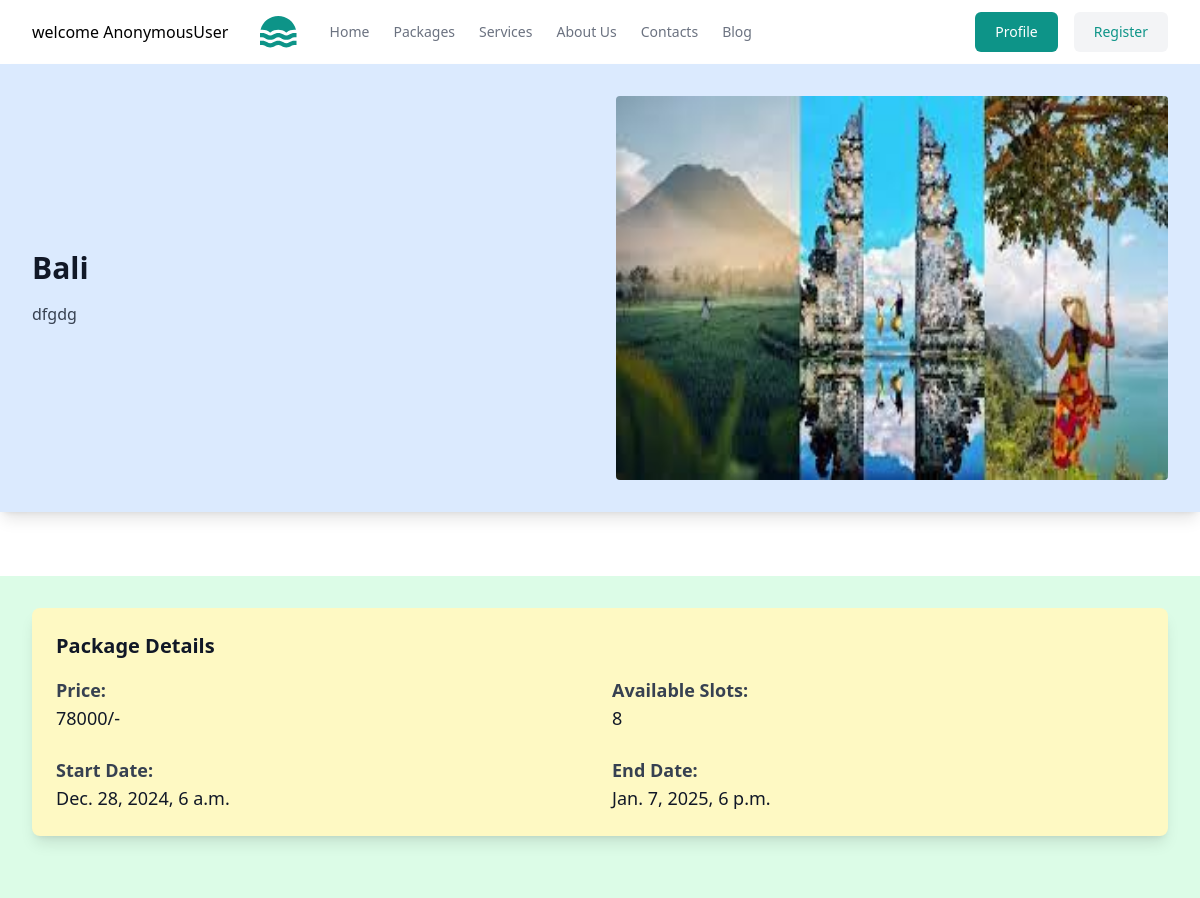
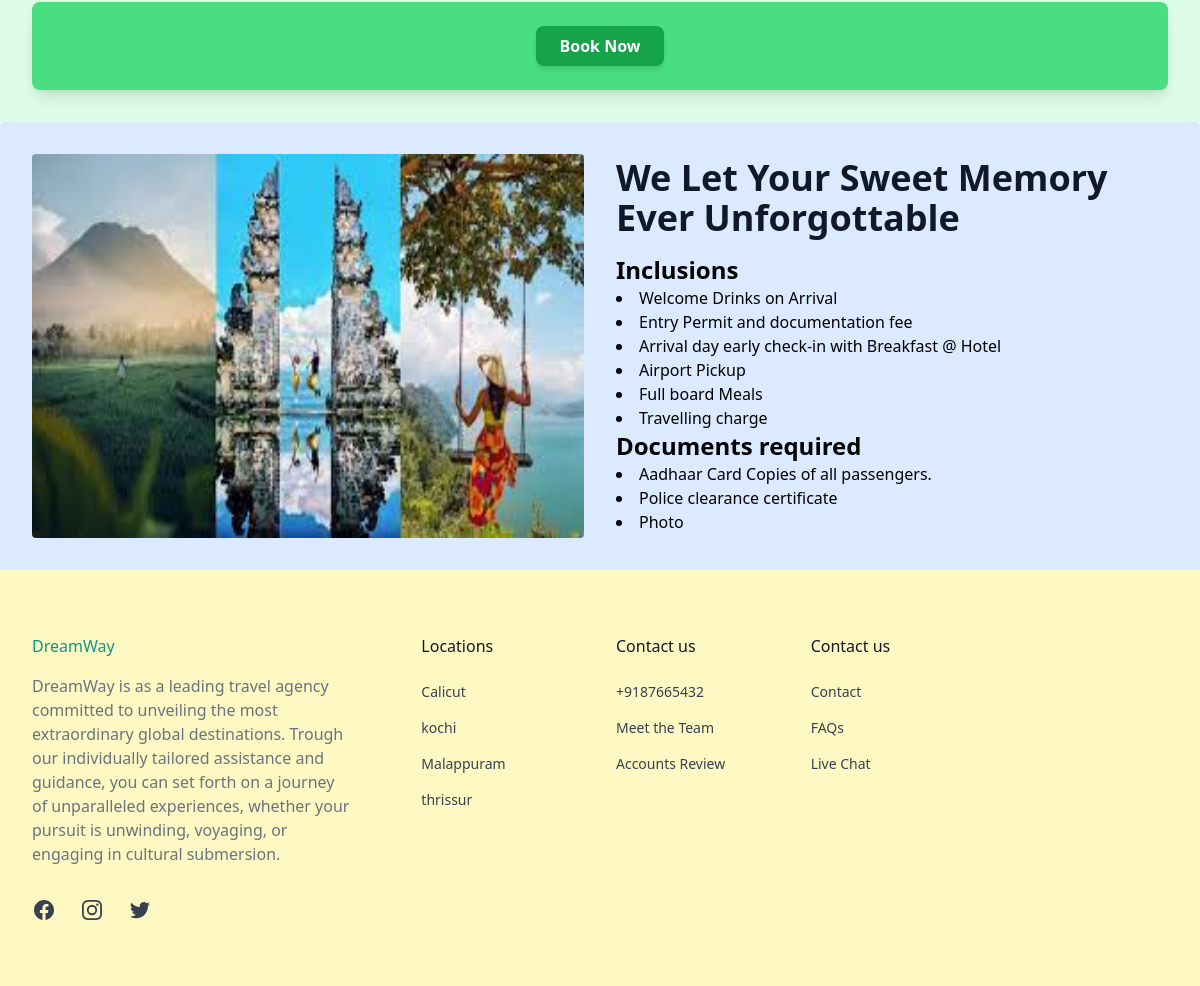
Page /tour/details/14/ on the committed database (2 pictures, top to bottom).
### tours/models.py (models this page shows, shortened)
class BaseModel(models.Model):
    created_date=models.DateTimeField(auto_now_add=True)
    updated_date=models.DateTimeField(auto_now=True)

class TourPackage(BaseModel):
    package_name=models.CharField(max_length=200)
    description=models.TextField()
    price=models.IntegerField()
    start_date=models.DateTimeField()
    end_date=models.DateTimeField()
    destination=models.CharField(max_length=200)
    available_slots=models.IntegerField()
    image=models.ImageField(upload_to='tour-image',null=True,blank=True)
    imagetwo=models.ImageField(upload_to='tour-imagetwo',null=True,blank=True)

### tours/views.py (the view)
# urls.py: path('tour/details/<int:pk>/',views.TourDetailView.as_view(),name="tour-details"),
class TourDetailView(View):
    template_name="tour_details.html"
    def get(self,request,*args,**kwargs):
        id=kwargs.get("pk")
        qs=TourPackage.objects.get(id=id)
        return render(request,self.template_name,{"data":qs})

### tours/templates/tour_details.html (shortened to what this page needs)
{%extends 'base.html'%}
{%block main_block%}
<section>
    <div class="mx-auto max-w-screen-xl px-4 py-8 sm:px-6 lg:px-8 shadow-lg bg-blue-100" >
      <div class="grid grid-cols-1 gap-4 md:grid-cols-2 md:items-center md:gap-8">
        <div>
          <div class="max-w-lg md:max-w-none">
            <h2 class="text-2xl font-semibold text-gray-900 sm:text-3xl">
             {{data.destination}}
            </h2>
            <p class="mt-4 text-gray-700">
              {{data.description}}
            </p>
          </div>
        </div>
        <div>
          <img
            src="{{data.image.url}}"
            class="rounded w-98 h-96"
            alt=""
          />
        </div>
      </div>
    </div>
  </section>
  <section class="mt-16">
    <div class="mx-auto max-w-screen-xl px-4 py-8 sm:px-6 lg:px-8 bg-green-100">
      <div class="bg-yellow-100 rounded-lg shadow-lg p-6">
        <h3 class="text-xl font-semibold text-gray-900">Package Details</h3>
        <div class="mt-4 grid grid-cols-1 md:grid-cols-2 gap-6">
          <div>
            <p class="text-lg font-bold text-gray-700">Price:</p>
            <p class="text-lg text-gray-900">{{data.price}}/-</p>
          </div>
          <div>
            <p class="text-lg font-bold text-gray-700">Available Slots:</p>
            <p class="text-lg text-gray-900">{{data.available_slots}}</p>
          </div>
          <div>
            <p class="text-lg font-bold text-gray-700">Start Date:</p>
            <p class="text-lg text-gray-900">{{data.start_date}}</p>
          </div>
          <div>
            <p class="text-lg font-bold text-gray-700">End Date:</p>
            <p class="text-lg text-gray-900">{{data.end_date}}</p>
          </div>
        </div>
        </div>
      </div>
</section>
<div class="mx-auto max-w-screen-xl px-4 py-8 sm:px-6 lg:px-8 bg-green-100">
  <div class="bg-green-400 rounded-lg shadow-lg p-6 flex justify-center items-center">
    <a href="{%url 'booking-confirm' data.id%}" class="bg-green-600 text-white font-semibold py-2 px-6 rounded-lg shadow-md hover:bg-green-700 focus:outline-none focus:ring-2 focus:ring-green-500 focus:ring-opacity-50 transition-all duration-300">
      Book Now
    </a>
  </div>
</div>
    <section>
        <div class="mx-auto max-w-screen-xl px-4 py-8 sm:px-6 lg:px-8 shadow-lg bg-blue-100 shadow-lg rounded" >
          <div class="grid grid-cols-1 gap-4 md:grid-cols-2 md:items-center md:gap-8">
            <div>
                <img
                  src="{{data.image.url}}"
                  class="rounded w-100 h-96"
                  alt=""
                />
            </div>
            <div>
              <div class="max-w-lg md:max-w-none">
                <h1 class="text-4xl font-semibold text-gray-900 sm:text-4xl">
                    We Let Your Sweet Memory Ever Unforgottable
                </h1>
                <p class="mt-4 text-gray-700">
                  <div>
                   <h2 class="text-2xl font-bold">Inclusions</h2>
                        <li>Welcome Drinks on Arrival</li>
                        <li>Entry Permit and documentation fee</li>
                        <li>Arrival day early check-in with Breakfast @ Hotel</li>
                        <li>Airport Pickup </li>
                        <li>Full board Meals</li>
                        <li>Travelling charge</li>
                  </div>
                  <div>
                    <h2 class="text-2xl font-bold">Documents required</h2>
                     <li>Aadhaar Card Copies of all passengers.</li>
                     <li>Police clearance certificate</li>
                     <li>Photo</li>
                  </div>
                </p>
              </div>
            </div>
          </div>
        </div>
      </section>
{%endblock%}

### rows in the picture
TourPackage: destination "Bali", description "dfgdg", image (picture), price "78000", available_slots "8", start_date "Dec. 28, 2024, 6 a.m.", end_date "Jan. 7, 2025, 6 p.m."

### other values in the picture
{{ request.user }} "AnonymousUser"
